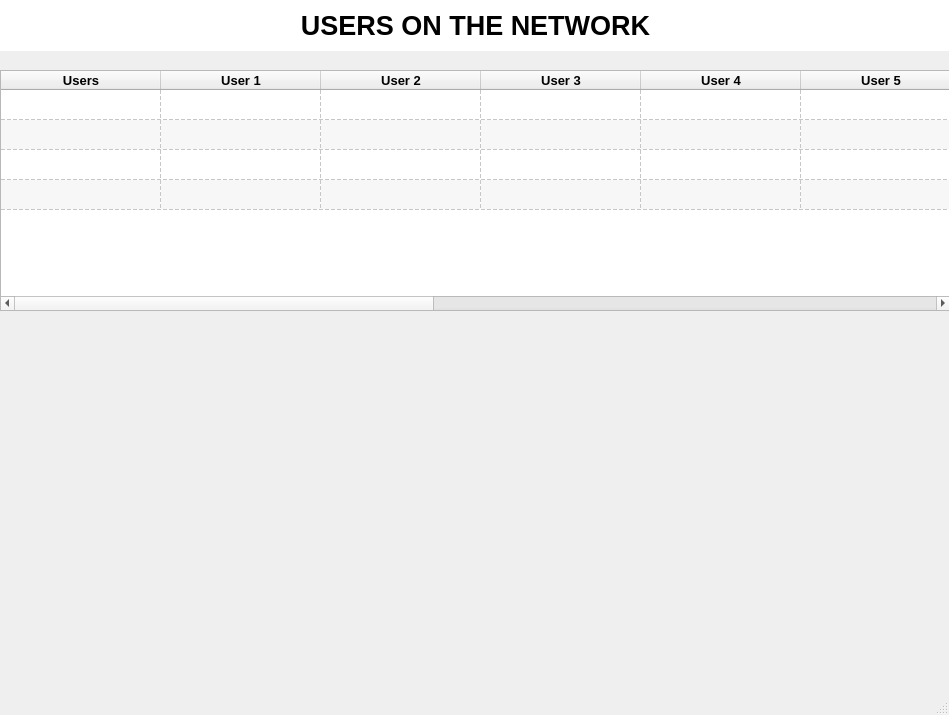
<?xml version="1.0" encoding="UTF-8"?>
<ui version="4.0">
 <class>MainWindow</class>
 <widget class="QMainWindow" name="MainWindow">
  <property name="geometry">
   <rect>
    <x>0</x>
    <y>0</y>
    <width>949</width>
    <height>715</height>
   </rect>
  </property>
  <property name="windowTitle">
   <string>MainWindow</string>
  </property>
  <widget class="QWidget" name="centralwidget">
   <widget class="QLabel" name="label">
    <property name="geometry">
     <rect>
      <x>0</x>
      <y>0</y>
      <width>951</width>
      <height>51</height>
     </rect>
    </property>
    <property name="font">
     <font>
      <pointsize>20</pointsize>
      <weight>75</weight>
      <bold>true</bold>
     </font>
    </property>
    <property name="styleSheet">
     <string notr="true">QLabel{
Background-color:white
}</string>
    </property>
    <property name="text">
     <string>USERS ON THE NETWORK</string>
    </property>
    <property name="alignment">
     <set>Qt::AlignCenter</set>
    </property>
   </widget>
   <widget class="QTableWidget" name="tableWidget">
    <property name="geometry">
     <rect>
      <x>0</x>
      <y>70</y>
      <width>951</width>
      <height>241</height>
     </rect>
    </property>
    <property name="font">
     <font>
      <pointsize>10</pointsize>
      <weight>75</weight>
      <bold>true</bold>
     </font>
    </property>
    <property name="editTriggers">
     <set>QAbstractItemView::NoEditTriggers</set>
    </property>
    <property name="alternatingRowColors">
     <bool>true</bool>
    </property>
    <property name="showGrid">
     <bool>true</bool>
    </property>
    <property name="gridStyle">
     <enum>Qt::DashLine</enum>
    </property>
    <property name="sortingEnabled">
     <bool>false</bool>
    </property>
    <attribute name="horizontalHeaderDefaultSectionSize">
     <number>160</number>
    </attribute>
    <attribute name="verticalHeaderVisible">
     <bool>false</bool>
    </attribute>
    <attribute name="verticalHeaderShowSortIndicator" stdset="0">
     <bool>true</bool>
    </attribute>
    <row>
     <property name="text">
      <string>New Row</string>
     </property>
    </row>
    <row>
     <property name="text">
      <string>IP Address</string>
     </property>
    </row>
    <row>
     <property name="text">
      <string>Physical Address</string>
     </property>
    </row>
    <row>
     <property name="text">
      <string>Type</string>
     </property>
    </row>
    <column>
     <property name="text">
      <string>Users</string>
     </property>
    </column>
    <column>
     <property name="text">
      <string>User 1</string>
     </property>
    </column>
    <column>
     <property name="text">
      <string>User 2</string>
     </property>
    </column>
    <column>
     <property name="text">
      <string>User 3</string>
     </property>
    </column>
    <column>
     <property name="text">
      <string>User 4</string>
     </property>
    </column>
    <column>
     <property name="text">
      <string>User 5</string>
     </property>
    </column>
    <column>
     <property name="text">
      <string>User 6</string>
     </property>
    </column>
    <column>
     <property name="text">
      <string>User 7</string>
     </property>
    </column>
    <column>
     <property name="text">
      <string>User 8</string>
     </property>
    </column>
    <column>
     <property name="text">
      <string>User 9</string>
     </property>
    </column>
    <column>
     <property name="text">
      <string>User 10</string>
     </property>
    </column>
   </widget>
   <widget class="QLabel" name="label_2">
    <property name="geometry">
     <rect>
      <x>-10</x>
      <y>320</y>
      <width>961</width>
      <height>361</height>
     </rect>
    </property>
    <property name="text">
     <string/>
    </property>
    <property name="pixmap">
     <pixmap>users.jpg</pixmap>
    </property>
    <property name="alignment">
     <set>Qt::AlignCenter</set>
    </property>
   </widget>
  </widget>
  <widget class="QStatusBar" name="statusbar"/>
 </widget>
 <resources/>
 <connections/>
</ui>
